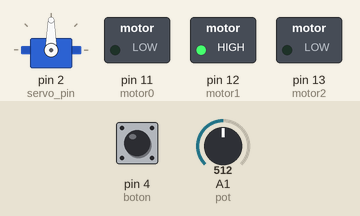
The sketch below on a simulated Arduino Uno, built with avr-gcc and run on an emulated ATmega328P. Parts: servo, switched loads named in the sketch (green lamp = pin HIGH). Dashed ring = blinking. The inputs (shaded band) are chosen by the test bench; at power-on: pin 4 (boton) LOW, A1 (pot) = 512.

Above: at 1.2 s.
1.3 s: pin 4 (boton) pulled HIGH for 1 s
At 1.49 s:
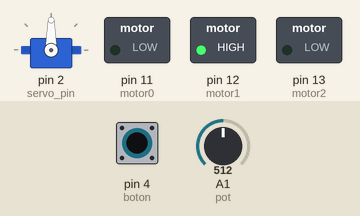
3.8 s: A1 (pot) set to 710
At 4.4 s:
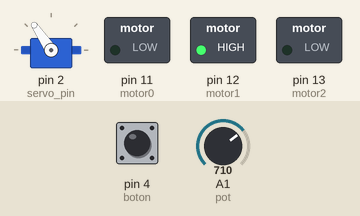
5.3 s: pin 4 (boton) pulled HIGH for 0.15 s
At 5.9 s:
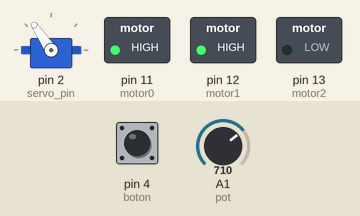
6.9 s: A1 (pot) set to 900
At 7.3 s:
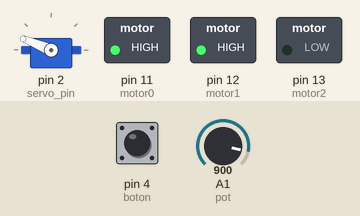
8.4 s: pin 4 (boton) pulled HIGH for 0.15 s
At 9.0 s:
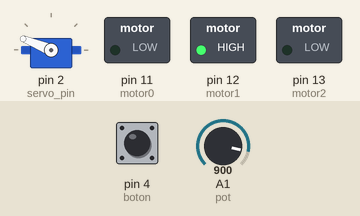
10.0 s: A1 (pot) set to 1023
At 10.4 s:
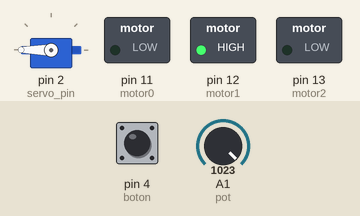
Timing chart, 0 to 12.5 s (numbered marks = the images above; inputs shaded):
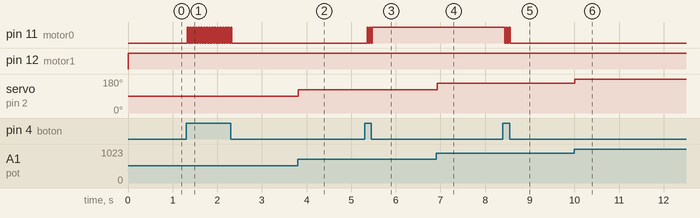

Measured:
- after the input at 1.3 s, pin 11 (motor0): alternates HIGH for 0.03 s and LOW for 0.03 s, 34 changes in all, then stays LOW, starting at once
- after the input at 3.8 s, servo on pin 2 (servo_pin): 90° → 124° at once
- after the input at 5.3 s, pin 11 (motor0): alternates HIGH for 0.03 s and LOW for 0.03 s, 5 changes in all, then stays HIGH, starting after 0.05 s
- after the input at 6.9 s, servo on pin 2 (servo_pin): 124° → 158° at once
- after the input at 8.4 s, pin 11 (motor0): alternates HIGH for 0.03 s and LOW for 0.03 s, 5 changes in all, then stays LOW, starting at once
- after the input at 10.0 s, servo on pin 2 (servo_pin): 158° → 180° at once

The sketch:

ventilador.ino
```cpp
const int motor0 = 11; // PWM se conecta al pin 1 del puente-H
const int motor1 = 12; // Entrada 2 del puente-H
const int motor2 = 13; // Entrada 7 del puente-H
const int boton = 4;
int pot = 1;
int servo_pin = 2;
int pulso_min = 700;
int pulso_max = 2300;
int valor_pot;
int angulo;
int estado = 0;
int salida = 0;
#include <Servo.h>

Servo servo1;
void setup() {
Serial.begin(9600); //Iniciamos la comunicacion serial
pinMode(motor1, OUTPUT);
pinMode(motor2, OUTPUT);
servo1.attach(servo_pin, pulso_min,pulso_max);
pinMode(boton,INPUT);

}

void loop() {
  digitalWrite(motor1,HIGH);
  digitalWrite(motor2,LOW);
  estado = digitalRead(boton);
  valor_pot = analogRead(pot);
  angulo = map(valor_pot,0,1023,0,180);
  servo1.write(angulo);
  delay(30);

  if (estado == HIGH){
    salida = 1 -salida;}
    if (salida == 1) {
    analogWrite(motor0, 255);
    } else{
      analogWrite(motor0, 0);
      //digitalWrite(motor1,LOW);
      //digitalWrite(motor2,HIGH);
      }
    }
```
